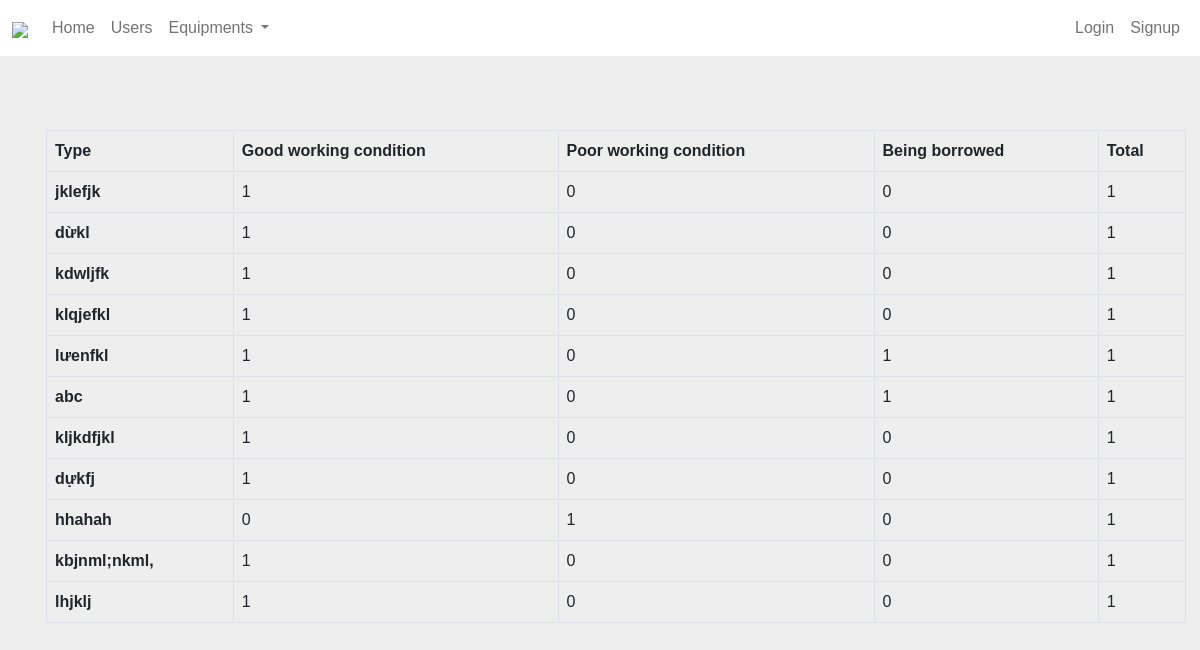
Screenshot of /equipments/overall with the database file from the repository.
### web/models.py (models this page shows, shortened)
class Equipment(db.Model):
    __tablename__ = 'equipment'
    id = db.Column(db.Integer, primary_key=True)
    name = db.Column(db.Text, unique=True)
    type = db.Column(db.Text)
    owner = db.Column(db.Text)
    location = db.Column(db.Text)
    status = db.Column(db.Integer) #available to borrow or not , being archived or not, being borrowed or not
    description = db.Column(db.Text)
    working_condition = db.Column(db.String)
    comments = db.Column(db.Text)

### web/auth.py (the view)
@auth.route('/equipments/overall', methods=['GET', 'POST'])
def equipments_overall():
    equipments = list(Equipment.query.order_by(Equipment.status))
    list_of_types = set()
    for equip in equipments:
        list_of_types.add(equip.type)
    rows = []
    for type in list_of_types:
        new_row = []
        new_row.append(type)
        total = Equipment.query.filter(Equipment.type == type).count()
        good_working_condition = Equipment.query.filter(and_(Equipment.working_condition == 'Yes',
                                                             Equipment.type == type)).count()
        poor_working_condition = total - good_working_condition
        being_borrowed = Equipment.query.filter(and_(Equipment.status == 3,
                                                     Equipment.type == type)).count()
        new_row.append(good_working_condition)
        new_row.append(poor_working_condition)
        new_row.append(being_borrowed)
        new_row.append(total)
        rows.append(new_row)
    return render_template('equipments_overall.html', rows = rows)

### web/auth.py (called while the page is built)
@auth.context_processor
def base():
    number_of_user_role_change_request = User_role_change_request.query.count()
    return dict(ROLE=ROLE,
                number_of_user_role_change_request = number_of_user_role_change_request,
                STATUS=STATUS,
                REQUEST_STATUS=REQUEST_STATUS
                )

### web/templates/equipments_overall.html (shortened to what this page needs)
{% extends "equipments.html" %}
{% block equipments_content %}
<div class="table-responsive-sm">
    <table class="table  table-bordered">
        <thead>
            <tr>
                <th scope="col">Type</th>
                <th scope="col">Good working condition</th>
                <th scope="col">Poor working condition</th>
                <th scope="col">Being borrowed</th>
                <th scope="col">Total</th>
            </tr>
        </thead>
        <tbody>
            {% for row in rows %}
            <tr>
                <th>
                    <span id="search_by_type{{loop.index}}" style="cursor:pointer"> {{row[0]}} </span>
                </th>
                <td>
                    <span id="search_by_working_condtion{{loop.index}}"  style="cursor:pointer">{{row[1]}}</span>
                </td>
                <td>
                    <span id="search_by_working_condtionNo{{loop.index}}" style="cursor:pointer">{{row[2]}}</span>
                </td>
                <td>
                    <span id="search_by_status{{loop.index}}" style="cursor:pointer">{{row[3]}}</span>
                </td>
                <td>
                    <span style="cursor:pointer">{{row[4]}}</span>
                </td>
            </tr>
            {% endfor %}
        </tbody>
    </table>
</div>
{% endblock %}

### web/static/equipments_style.css (style rules this page uses)
td { vertical-align: middle; }
.table { margin-left: 1rem; }

### web/static/base_style.css (style rules this page uses)
body { font-family: "Poppins", sans-serif; background-color: #EEEEEE; }

### rows the page displays
Equipment: type "jklefjk", status "1", row "0"
Equipment: type "dừkl", status "1", row "0"
Equipment: type "kdwljfk", status "1", row "0"
Equipment: type "klqjefkl", status "1", row "0"
Equipment: type "lưenfkl", row "1", row "0"
Equipment: type "abc", row "1", row "0"
Equipment: type "kljkdfjkl", status "1", row "0"
Equipment: type "dựkfj", status "1", row "0"
Equipment: type "hhahah", row "0", status "1"
Equipment: type "kbjnml;nkml,", status "1", row "0"
Equipment: type "lhjklj", status "1", row "0"
